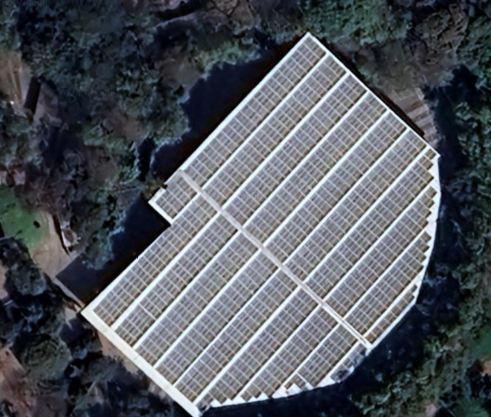
#> input picture models/edgeDetection/solar_panel.png, 491 x 417 px
$ jupyter execute --allow-errors hed.ipynb
#> lines starting #> are read from the running program, lines starting #| are printed output that depends on the picture; long printed decimals are rounded
[cell 1]
import cv2
import matplotlib.pyplot as plt
import numpy as np

[cell 2]
resized = cv2.imread('solar_panel.png')
#> resized is the input picture: shape (417, 491, 3); mean B, G, R 93.6, 86.5, 81.8
plt.imshow(resized)

[cell 3]
canny_edge = cv2.Canny(resized, 30, 40)
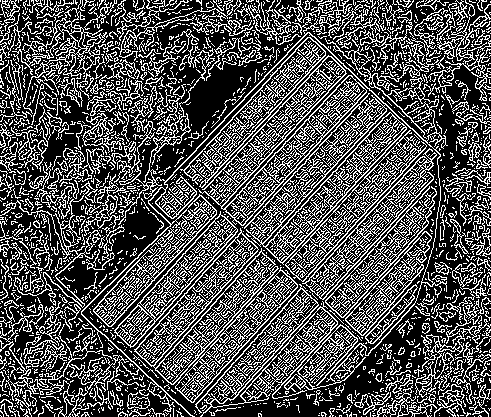
#> canny_edge: shape (417, 491); 31.8% white in thin lines or dots
plt.imshow(canny_edge)

[cell 4]
sigma = 0.3
median = np.median(resized)
#> median = 68

[cell 5]
protopath = "D:/codes/Renewable-Solar-Energy-Estimation-using-Satellite-Images/models/edgeDetection/hed/deploy.prototxt"
modelpath = "D:/codes/Renewable-Solar-Energy-Estimation-using-Satellite-Images/models/edgeDetection/hed/hed_pretrained_bsds.caffemodel"
#> (the rest of this cell did not finish here and is left out)

[cell 6]
(H, W) = resized.shape[:2]
#> H = 417; W = 491

[cell 7]
mean_pixel_values = np.average(resized, axis=(0, 1))
#> mean_pixel_values = [93.65, 86.53, 81.76]
print(mean_pixel_values[0], mean_pixel_values[1], mean_pixel_values[2])
#| 93.649 86.535 81.763
blob = cv2.dnn.blobFromImage(resized, scalefactor=2, size=(W, H), mean=(mean_pixel_values[0]+40, mean_pixel_values[1]+40, mean_pixel_values[2]+40), swapRB=True, crop=False)

[cell 8]
blob_for_plot = np.moveaxis(blob[0,:,:,:], 0, 2)
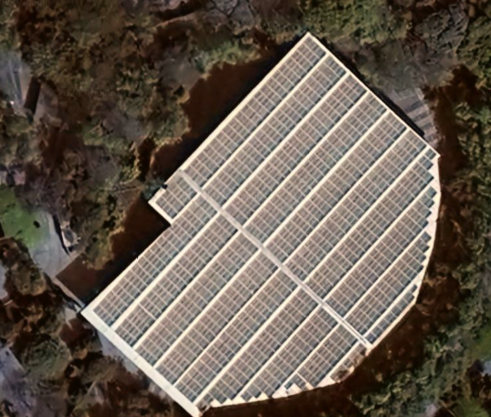
#> blob_for_plot: shape (417, 491, 3) float32; mean of channels 0, 1, 2 -103.8, -80, -56.2; drawn with min black and max white
plt.imshow(blob_for_plot)
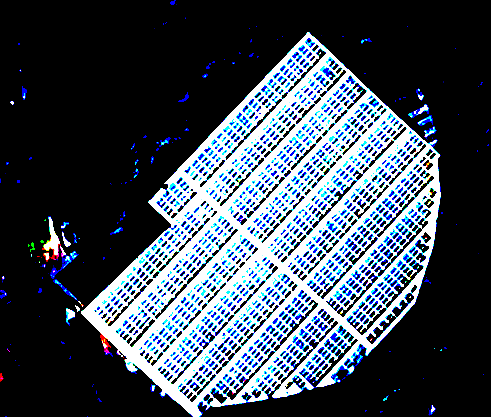
#> shown: shape (417, 491, 3) float32; mean R, G, B 0.258, 0.299, 0.345
